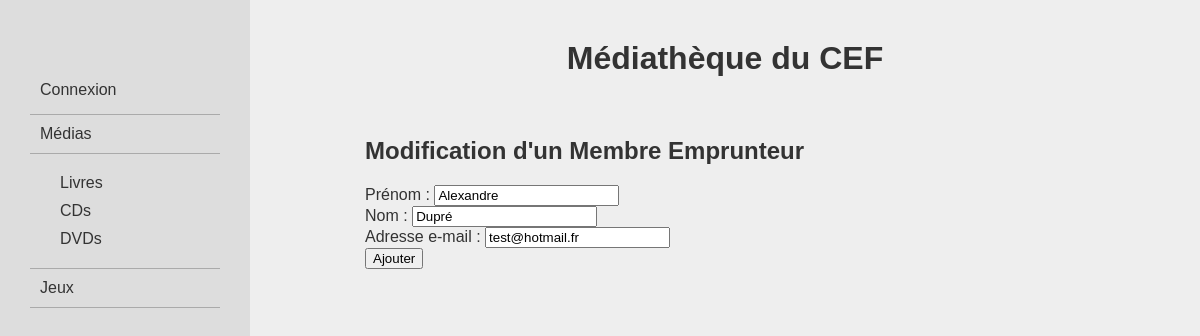
The page /modifier/membre/4 on the database its author committed.
### logisticMediatheque/models.py (models this page shows)
class Membres (models.Model):
    firstname = models.CharField(max_length=100)
    lastname = models.CharField(max_length=100)
    email = models.EmailField()
    canLoan = models.BooleanField(default=True)
    numLoan = models.IntegerField(default=0)

### logisticMediatheque/views.py (the view)
# urls.py: path('modifier/membre/<int:item_id>', views.updateMembre, name = 'updateMembre'),
def updateMembre(request, item_id):
    action_type = 'Modification'
    jeu = Membres.objects.get( pk = item_id )
    if request.method == 'POST':
            form = addMembreForm(request.POST, instance=jeu)
            if form.is_valid():
                form.save()
                membres = Membres.objects.all()
                return render(request, 'logisticMediatheque/listMembres.html',{'membres': membres})
    else:
        form = addMembreForm(instance=jeu)
        return render(request, 'logisticMediatheque/forms/addMembreForm.html',{'form': form, 'actionType': action_type})

### logisticMediatheque/forms.py
class addMembreForm(forms.ModelForm):
    class Meta:
        model = Membres
        fields = ['firstname','lastname','email']
        labels = {'firstname':'Prénom','lastname':'Nom','email':'Adresse e-mail'}

### logisticMediatheque/templates/logisticMediatheque/forms/addMembreForm.html (shortened to what this page needs)
{% extends 'logisticMediatheque/base.html' %}
{% block content %}
    <h2>{{actionType}} d'un Membre Emprunteur</h2>
    <form method="post">
        {{ form }}
        <input type="submit" value="Ajouter">
    </form>
{% endblock content %}

### mediathequeCEF/static/css/style.css (style rules this page uses)
body { background-color: #eee; color:#333; font-family: sans-serif; margin:0; box-sizing: border-box; }

### rows shown on the page
Membres: firstname "Alexandre", lastname "Dupré", email "test@hotmail.fr"

### other values the page prints
{{ actionType }} "Modification"
